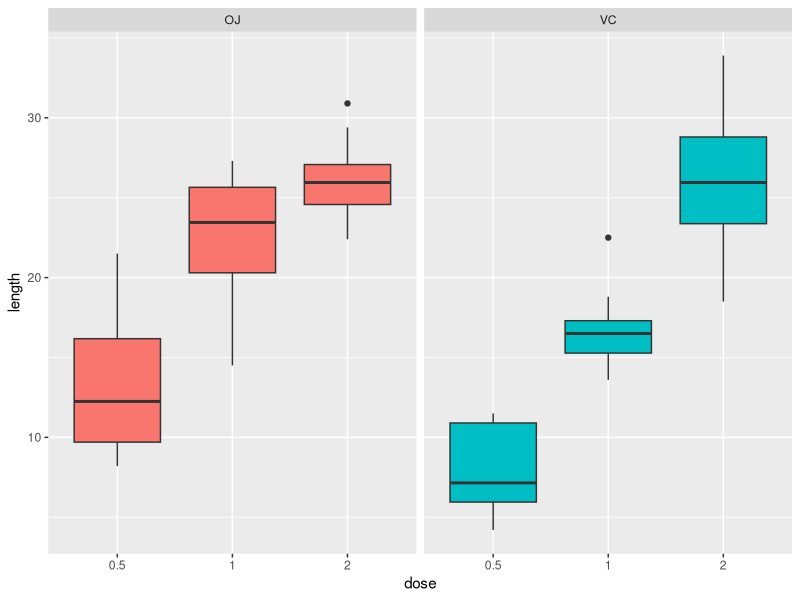

Source code (R): (Note: this script raises an error after producing the figure.)
## ---- chunk 1
# load data 
data("ToothGrowth")
dim(ToothGrowth)

# show summary of data
summary(ToothGrowth)
## ---- chunk 2
library(ggplot2)
library(reshape2)
library(dplyr)
## ---- chunk 3
# plot data
ggplot(ToothGrowth,aes(factor(dose),len))+
      geom_boxplot(aes(fill = supp))+ labs(x = "dose",y = "length")+
      facet_grid(.~supp) + theme(legend.position = "none")

## ---- chunk 4
# average length by dose and delivery method
dcast(ToothGrowth,dose~supp,mean,value.var = "len")
## ---- chunk 5
test <- t.test(len ~ supp, paired = FALSE, var.equal = FALSE, data = ToothGrowth)
## ---- chunk 6
# subsets of dosage levels for comparison
set1 <- filter(ToothGrowth, dose %in% c(0.5,1))
set2 <- filter(ToothGrowth, dose %in% c(1,2))
set3 <- filter(ToothGrowth, dose %in% c(0.5,2))

# t-test of each set of dosage levels
test1 <- t.test(len~dose,paired = FALSE, var.equal = FALSE, data = set1)
test2 <- t.test(len~dose,paired = FALSE, var.equal = FALSE, data = set2)
test3 <- t.test(len~dose,paired = FALSE, var.equal = FALSE, data = set3)

# summary of tests
data.frame("p.value" = c(test1$p.value,test2$p.value,test3$p.value),
           "lower.conf" = c(test1$conf.int[1],test2$conf.int[1],test3$conf.int[1]),
           "upper.conf" = c(test1$conf.int[2],test2$conf.int[2],test3$conf.int[2]))
## ---- chunk 7
# subsets of data by dosage level
set1 <- filter(ToothGrowth, dose==0.5)
set2 <- filter(ToothGrowth, dose==1)
set3 <- filter(ToothGrowth, dose==2)

# t-test of each set of dosage levels
test1 <- t.test(len~supp,paired = FALSE, var.equal = FALSE, data = set1)
test2 <- t.test(len~supp,paired = FALSE, var.equal = FALSE, data = set2)
test3 <- t.test(len~supp,paired = FALSE, var.equal = FALSE, data = set3)

# summary of tests
data.frame("p.value" = c(test1$p.value,test2$p.value,test3$p.value),
           "lower.conf" = c(test1$conf.int[1],test2$conf.int[1],test3$conf.int[1]),
           "upper.conf" = c(test1$conf.int[2],test2$conf.int[2],test3$conf.int[2]))
